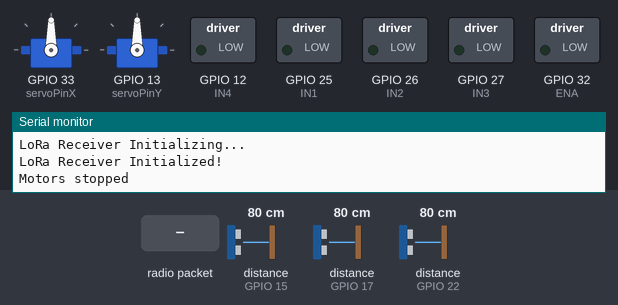
Recording of a sketch running on a simulated ESP32. Shown: 2 × servo, switched loads named in the sketch (green lamp = pin HIGH), the last lines printed to the serial monitor. Dashed ring = blinking. The test bench sets the inputs (shaded band); at power-on: distance to the obstacle (sensors on GPIO 15, GPIO 17, GPIO 22) 80 cm. The echo pulse lasts 58.3 µs per cm; no radio packets arrive unless stated; pins used as bus, display or sensor lines are not drawn.

Above: at 1.2 s.
1.3 s: radio packet "auto" arrives
At 2.1 s:
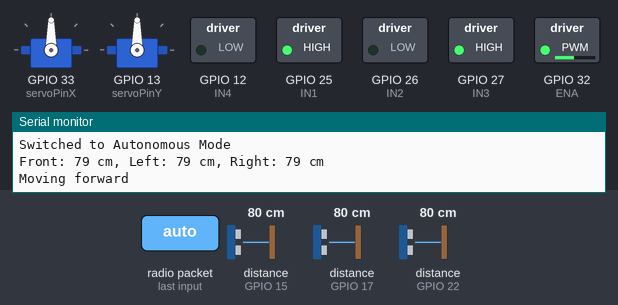
4.3 s: distance to the obstacle (sensor on GPIO 15) set to 43 cm
6.0 s: distance to the obstacle (sensor on GPIO 15) set to 37 cm
At 6.5 s:
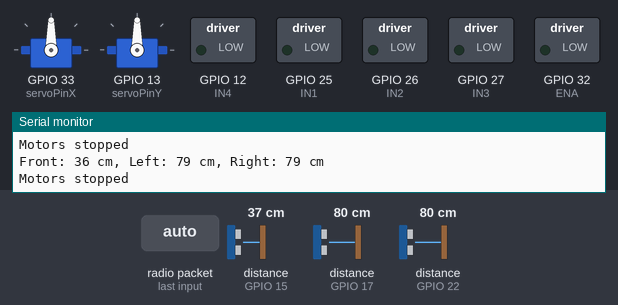
7.5 s: distance to the obstacle (sensor on GPIO 17) set to 2 cm
At 9.4 s:
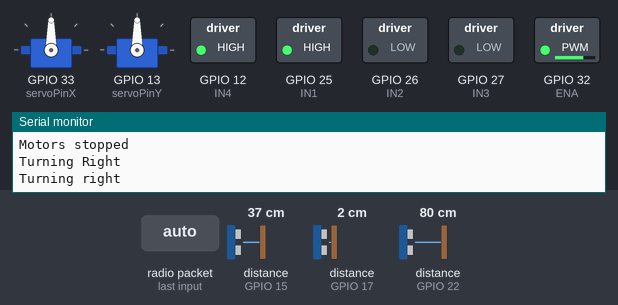
10.5 s: distance to the obstacle (sensor on GPIO 22) set to 44 cm
13.5 s: distance to the obstacle (sensor on GPIO 22) set to 36 cm
At 15.1 s:
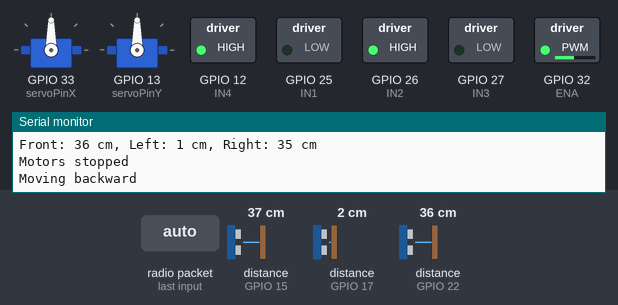
Timing chart, 0 to 17.5 s (numbered marks = the images above; inputs shaded):
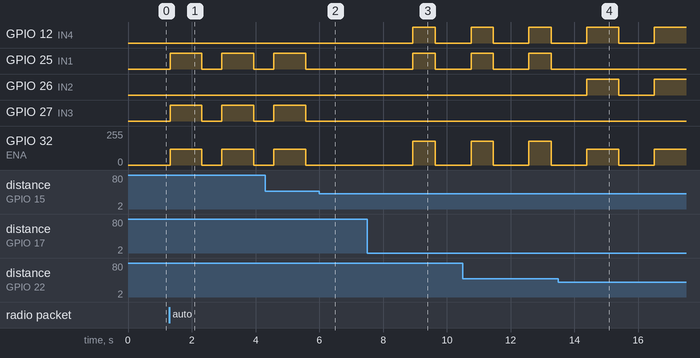

Measured:
- the behaviour switches between 41 and 40 cm on distance to the obstacle (sensor on GPIO 15) (found by bisection; images 1 and 2)
- the behaviour switches between 41 and 40 cm on distance to the obstacle (sensor on GPIO 22) (found by bisection; images 3 and 4)
- after the input at 1.3 s, GPIO 25 (IN1), GPIO 27 (IN3): alternates HIGH for 1.0 s and LOW for 0.63 s, starting at once; GPIO 32 (ENA): alternates 120/255 for 1.0 s and 0/255 for 0.63 s, starting at once
- after the input at 6.0 s, GPIO 25 (IN1), GPIO 27 (IN3): stays LOW (without the input it goes to HIGH after 0.19 s); GPIO 32 (ENA): stays 0/255 (without the input it goes to 120/255 after 0.19 s)
- after the input at 7.5 s, GPIO 12 (IN4), GPIO 25 (IN1): LOW → HIGH after 1.4 s, → LOW 0.70 s later; GPIO 32 (ENA): 0/255 → 180/255 after 1.4 s, → 0/255 0.70 s later
- after the input at 13.5 s, GPIO 25 (IN1): stops changing and stays LOW; GPIO 26 (IN2): LOW → HIGH after 0.89 s, → LOW 1.0 s later, → HIGH 1.1 s later

The sketch:

carResieve02.ino
```cpp
#include <SPI.h>
#include <LoRa.h>
#include <ESP32Servo.h>

// Define the pins used by the LoRa transceiver
#define ss 5
#define rst 14
#define dio0 2

// Motor controller pins
const int IN1 = 25;
const int IN2 = 26;
const int ENA = 32;
const int IN3 = 27;
const int IN4 = 12;
//const int ENB = 33;  // <-- NOTE: This pin conflicts with the servo below. Change one if needed.

// Servo motor pins
const int servoPinX = 33;  // <-- Consider reassigning if ENB remains on 33.
const int servoPinY = 13;

Servo servoX;
Servo servoY;

// Ultrasonic sensor pins
const int trigFront = 4, echoFront = 15;
const int trigLeft  = 16, echoLeft  = 17;
const int trigRight = 21, echoRight = 22;

// Motor speeds and obstacle threshold
int motorSpeed = 180;       // Manual mode speed
int autoMotorSpeed = 120;   // Autonomous mode speed
int thresholdDistance = 40; // in cm

// Mode flag: false = manual, true = autonomous
bool autoMode = false;

// Function prototypes
void stopMotors();
void goForward(int speed);
void goBackward(int speed);
void goLeft(int speed);
void goRight(int speed);
void controlServoX(int angle);
void controlServoY(int angle);
long getDistance(int trigPin, int echoPin);

void setup() {
  Serial.begin(115200);
  while (!Serial);

  Serial.println("LoRa Receiver Initializing...");

  // Initialize LoRa transceiver
  LoRa.setPins(ss, rst, dio0);
  while (!LoRa.begin(433E6)) {  // Change frequency if needed (433E6, 868E6, or 915E6)
    Serial.println(".");
    delay(500);
  }
  LoRa.setSyncWord(0xFF);  // Sync word should match your sender

  Serial.println("LoRa Receiver Initialized!");

  // Initialize motor control pins
  pinMode(IN1, OUTPUT);
  pinMode(IN2, OUTPUT);
  pinMode(ENA, OUTPUT);
  pinMode(IN3, OUTPUT);
  pinMode(IN4, OUTPUT);
  //pinMode(ENB, OUTPUT);

  // Initialize servo motors
  servoX.attach(servoPinX);
  servoY.attach(servoPinY);

  // Initialize ultrasonic sensor pins
  pinMode(trigFront, OUTPUT);
  pinMode(echoFront, INPUT);
  pinMode(trigLeft, OUTPUT);
  pinMode(echoLeft, INPUT);
  pinMode(trigRight, OUTPUT);
  pinMode(echoRight, INPUT);

  // Start with motors stopped
  stopMotors();
}

void loop() {
  // Check for LoRa commands
  int packetSize = LoRa.parsePacket();
  if (packetSize) {
    String command = "";
    while (LoRa.available()) {
      command += (char)LoRa.read();
    }
    command.trim(); // remove extra whitespace/newlines
    Serial.println("Received command: " + command);

    // Handle mode switching commands
    if (command == "auto") {
      autoMode = true;
      Serial.println("Switched to Autonomous Mode");
    }
    else if (command == "manual") {
      autoMode = false;
      stopMotors();
      Serial.println("Switched to Manual Mode");
    }

    // If in manual mode, process control commands
    if (!autoMode) {
      if      (command == "forward")   { goForward(motorSpeed); }
      else if (command == "backward")  { goBackward(motorSpeed); }
      else if (command == "left")      { goLeft(motorSpeed); }
      else if (command == "right")     { goRight(motorSpeed); }
      else if (command == "stop")      { stopMotors(); }
      else if (command == "cam_up")    { controlServoY(90); }  // Adjust angles as needed
      else if (command == "cam_down")  { controlServoY(0); }
      else if (command == "cam_left")  { controlServoX(90); }
      else if (command == "cam_right") { controlServoX(180); }
      else if (command == "cam_center") {
        controlServoX(90);   // Center X-axis (adjust if necessary)
        controlServoY(90);   // Center Y-axis (adjust if necessary)
        Serial.println("Centering camera");
      }
    }
  }

  // Autonomous mode loop
  if (autoMode) {
    long frontDistance = getDistance(trigFront, echoFront);
    long leftDistance  = getDistance(trigLeft, echoLeft);
    long rightDistance = getDistance(trigRight, echoRight);

    Serial.print("Front: "); Serial.print(frontDistance); Serial.print(" cm, ");
    Serial.print("Left: "); Serial.print(leftDistance); Serial.print(" cm, ");
    Serial.print("Right: "); Serial.print(rightDistance); Serial.println(" cm");

    if (frontDistance < thresholdDistance) {
      stopMotors();
      delay(500);
      // If both sides are blocked, back up; otherwise, turn toward the side with more space.
      if (leftDistance < thresholdDistance && rightDistance < thresholdDistance) {
        goBackward(autoMotorSpeed);
        delay(1000);
      } else if (leftDistance > rightDistance) {
        Serial.println("Turning Left");
        goLeft(motorSpeed);
        delay(700);
      } else if (leftDistance < rightDistance) {
        Serial.println("Turning Right");
        goRight(motorSpeed);
        delay(700);
      }
      stopMotors();
      delay(500);
    } else {
      goForward(autoMotorSpeed);
      delay(1000);
      stopMotors();
      delay(500);
    }
    delay(100);
  }

  delay(10); // Small delay to allow LoRa polling
}

void stopMotors() {
  // Stop Motor 1
  digitalWrite(IN1, LOW);
  digitalWrite(IN2, LOW);
  analogWrite(ENA, 0);
  // Stop Motor 2
  digitalWrite(IN3, LOW);
  digitalWrite(IN4, LOW);
  analogWrite(ENA, 0);
  Serial.println("Motors stopped");
}

void goForward(int speed) {
  analogWrite(ENA, speed);
  digitalWrite(IN1, HIGH);
  digitalWrite(IN2, LOW);
  analogWrite(ENA, speed);
  digitalWrite(IN3, HIGH);
  digitalWrite(IN4, LOW);
  Serial.println("Moving forward");
}

void goBackward(int speed) {
  analogWrite(ENA, speed);
  digitalWrite(IN1, LOW);
  digitalWrite(IN2, HIGH);
  analogWrite(ENA, speed);
  digitalWrite(IN3, LOW);
  digitalWrite(IN4, HIGH);
  Serial.println("Moving backward");
}

void goLeft(int speed) {
  analogWrite(ENA, speed);
  digitalWrite(IN1, LOW);
  digitalWrite(IN2, HIGH);
  analogWrite(ENA, speed);
  digitalWrite(IN3, HIGH);
  digitalWrite(IN4, LOW);
  Serial.println("Turning left");
}

void goRight(int speed) {
  analogWrite(ENA, speed);
  digitalWrite(IN1, HIGH);
  digitalWrite(IN2, LOW);
  analogWrite(ENA, speed);
  digitalWrite(IN3, LOW);
  digitalWrite(IN4, HIGH);
  Serial.println("Turning right");
}

void controlServoX(int angle) {
  servoX.write(angle);
  Serial.println("Moving camera to X-axis angle: " + String(angle));
}

void controlServoY(int angle) {
  servoY.write(angle);
  Serial.println("Moving camera to Y-axis angle: " + String(angle));
}

long getDistance(int trigPin, int echoPin) {
  digitalWrite(trigPin, LOW);
  delayMicroseconds(2);
  digitalWrite(trigPin, HIGH);
  delayMicroseconds(10);
  digitalWrite(trigPin, LOW);
  long duration = pulseIn(echoPin, HIGH);
  return duration * 0.034 / 2; // Convert to centimeters
}
```
